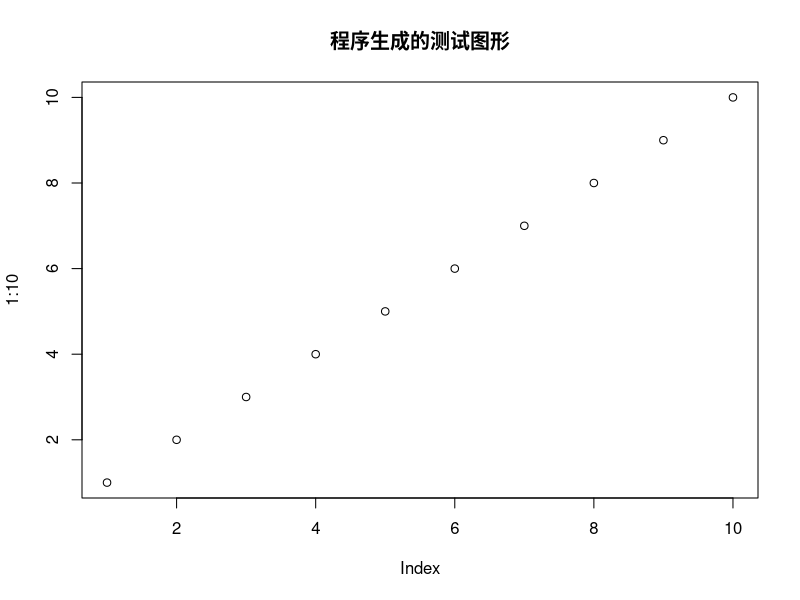

Here is the R script that generated this plot:
## ---- chunk 1
knitr::opts_chunk$set(echo = TRUE)
##library(tidyverse) # Wickham的数据整理的整套工具
pdf.options(height=10/2.54, width=10/2.54, family="GB1") # 注意：此设置要放在最后
## ---- chunk 2
plot(1:10, main="程序生成的测试图形")
